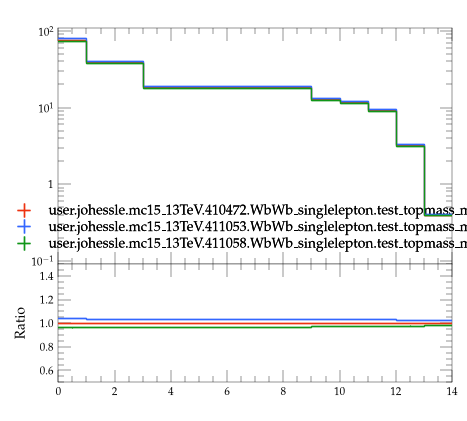

Recreate this plot in Python.
#! /usr/bin/env python3

# This Python script was auto-generated using YODA v2.1.2.
# Analysis object: /WbWb_singlelepton/cutflow
# Timestamp: 07-08-2026 (09:26:44)

import matplotlib as mpl
import matplotlib.pyplot as plt
mpl.use('Agg') # comment out for interactive use
import os
import numpy as np
from numpy import nan, inf

plotDir = os.path.split(os.path.realpath(__file__))[0]
if 'YODA_USER_PLOT_PATH' in globals():
    plot_outdir = globals()['YODA_USER_PLOT_PATH']
else:
    plot_outdir = plotDir

#plot style
plt.style.use(os.path.join(plotDir, '../default.mplstyle'))
# plot metadata
figW, figH = plt.rcParams['figure.figsize']
ax_xLabel = ''
ax_yLabel = ''
ax_title  = ''
ax_xScale = 'linear'
ax_yScale = 'log'
xLims = (0.0, 14.0)
yLims = (0.09000000000000001, 110.00000000000001)

# TeX-friendly labels for the legend
labels = {
  'legend' : ([ r"user.johessle.mc15\_13TeV.410472.WbWb\_singlelepton.test\_topmass\_mppui", r"user.johessle.mc15\_13TeV.411053.WbWb\_singlelepton.test\_topmass\_mppui", r"user.johessle.mc15\_13TeV.411058.WbWb\_singlelepton.test\_topmass\_mppui" ], r""),
}

# Adjust canvas width and height
canvasW = 10.0
canvasH = 9.0
figW *= canvasW/10.
figH *= canvasH/9.

# Create figure and axis objects
fig, (ax, ratio0_ax) = plt.subplots(2, 1, sharex=True,
                  figsize=(figW,figH), gridspec_kw={'height_ratios': (6.0, 3.0)})

# Set figure margins
plt.subplots_adjust(
    left   = 1.0 * plt.rcParams['figure.subplot.left'],
    right  = 1.0 * plt.rcParams['figure.subplot.right'],
    top    = 1.0 * plt.rcParams['figure.subplot.top'],
    bottom = 1.0 * plt.rcParams['figure.subplot.bottom'])

ratio0_ax.yaxis.set_major_locator(mpl.ticker.MultipleLocator(0.2))
ratio0_ax.set_ylim(0.5, 1.4999)
ratio0_ax.set_ylabel('Ratio')

# the numerical data is stored in a separate file
dataf = dict()
prefix = os.path.split(__file__)[0]
if prefix:    prefix = prefix + '/'
exec(open(prefix+'cutflow__data.py').read(), dataf)


legend_handles = dict() # keep track of handles for the legend

# style options for curves
# starts at zorder>=5 to draw curve on top of legend
styles = {
  'user.johessle.mc15_13TeV.410472.WbWb_singlelepton.test_topmass_mppui.yoda': {
    'color' : '#EE3311',
    'linestyle' : '-',
    'lineopacity' : 1.0,
    'linewidth' : 1,
    'marker' : 'none',
    'markersize' : 2,
    'capsize' : 0.0,
    'zorder' : 5,
    'histstyle' : 1,
    'drawstyle' : 'steps-pre',
    'xerrorbars' : 1,
    'yerrorbars' : 1,
    'fillcolor' : None,
    'fillopacity' : 1.0,
    'ratio0_linestyle' : '-',
    'ratio0_lineopacity' : 1.0,
    'ratio0_linewidth' : 1,
    'ratio0_marker' : 'none',
    'ratio0_markersize' : 2,
    'ratio0_capsize' : 0.0,
    'ratio0_zorder' : 5,
    'ratio0_histstyle' : 1,
    'ratio0_drawstyle' : 'steps-pre',
    'ratio0_xerrorbars' : 1,
    'ratio0_yerrorbars' : 1,
  },
  'user.johessle.mc15_13TeV.411053.WbWb_singlelepton.test_topmass_mppui.yoda': {
    'color' : '#3366FF',
    'linestyle' : '-',
    'lineopacity' : 1.0,
    'linewidth' : 1,
    'marker' : 'none',
    'markersize' : 2,
    'capsize' : 0.0,
    'zorder' : 6,
    'histstyle' : 1,
    'drawstyle' : 'steps-pre',
    'xerrorbars' : 1,
    'yerrorbars' : 1,
    'fillcolor' : None,
    'fillopacity' : 1.0,
    'ratio0_linestyle' : '-',
    'ratio0_lineopacity' : 1.0,
    'ratio0_linewidth' : 1,
    'ratio0_marker' : 'none',
    'ratio0_markersize' : 2,
    'ratio0_capsize' : 0.0,
    'ratio0_zorder' : 6,
    'ratio0_histstyle' : 1,
    'ratio0_drawstyle' : 'steps-pre',
    'ratio0_xerrorbars' : 1,
    'ratio0_yerrorbars' : 1,
  },
  'user.johessle.mc15_13TeV.411058.WbWb_singlelepton.test_topmass_mppui.yoda': {
    'color' : '#109618',
    'linestyle' : '-',
    'lineopacity' : 1.0,
    'linewidth' : 1,
    'marker' : 'none',
    'markersize' : 2,
    'capsize' : 0.0,
    'zorder' : 7,
    'histstyle' : 1,
    'drawstyle' : 'steps-pre',
    'xerrorbars' : 1,
    'yerrorbars' : 1,
    'fillcolor' : None,
    'fillopacity' : 1.0,
    'ratio0_linestyle' : '-',
    'ratio0_lineopacity' : 1.0,
    'ratio0_linewidth' : 1,
    'ratio0_marker' : 'none',
    'ratio0_markersize' : 2,
    'ratio0_capsize' : 0.0,
    'ratio0_zorder' : 7,
    'ratio0_histstyle' : 1,
    'ratio0_drawstyle' : 'steps-pre',
    'ratio0_xerrorbars' : 1,
    'ratio0_yerrorbars' : 1,
  },
}

# curve from input yoda files in main panel
for label, yvals in dataf['yvals'].items():
    if all(np.isnan(v) for v in dataf['yvals'][label]):
        continue
    tmp = None
    if styles[label]['histstyle']: # draw as histogram
        xpos = dataf['xedges'][label] if styles[label]['drawstyle'] else dataf['xpoints'][label]
        ypos = np.insert(yvals, 0, yvals[0]) if styles[label]['drawstyle'] else yvals
        if styles[label]['fillcolor']: # fill area below curve
            ax.fill_between(xpos, ypos, step='pre',
                            color=styles[label]['fillcolor'],
                            alpha=styles[label]['fillopacity'])
        tmp, = ax.plot(xpos, ypos,
                       color=styles[label]['color'],
                       linestyle=styles[label]['linestyle'],
                       alpha=styles[label]['lineopacity'],
                       linewidth=styles[label]['linewidth'],
                       drawstyle=styles[label]['drawstyle'], solid_joinstyle='miter',
                       zorder=styles[label]['zorder'], label=label)
    tmp = ax.errorbar(dataf['xpoints'][label], yvals,
                      xerr=np.array(dataf['xerrs'][label])*styles[label]['xerrorbars'],
                      yerr=np.array(dataf['yerrs'][label])*styles[label]['yerrorbars'],
                      fmt=styles[label]['marker'], capsize=styles[label]['capsize'],
                      alpha=styles[label]['lineopacity'],
                      markersize=styles[label]['markersize'],
                      ecolor=styles[label]['color'],
                      color=styles[label]['color'], zorder=styles[label]['zorder'])
    tmp[-1][0].set_linestyle(styles[label]['linestyle'])
    tmp[-1][0].set_linewidth(styles[label]['linewidth'])
    if label in dataf['add_legend_handle']:  legend_handles[label] = tmp
    for varLabel in dataf['variation_yvals'].keys():
        if varLabel.startswith(label):
            tmp, = ax.plot(dataf['xedges'][label], dataf['variation_yvals'][varLabel],
                           color=styles[label]['color'],
                           linestyle=styles[label]['linestyle'],
                           linewidth=styles[label]['linewidth'],
                           drawstyle='steps-pre', solid_joinstyle='miter',
                           zorder=styles[label]['zorder'], alpha=0.5)


# plots on ratio panel
# curve from input yoda files in ratio panel
for label, yvals in dataf['ratio0_yvals'].items():
    if all(np.isnan(v) for v in yvals):
        continue
    if styles[label]['ratio0_histstyle']: # plot as histogram
        xpos = dataf['xedges']['user.johessle.mc15_13TeV.410472.WbWb_singlelepton.test_topmass_mppui.yoda'] if styles[label]['ratio0_drawstyle'] else dataf['xpoints']['user.johessle.mc15_13TeV.410472.WbWb_singlelepton.test_topmass_mppui.yoda']
        ypos = np.insert(yvals, 0, yvals[0]) if styles[label]['ratio0_drawstyle'] else yvals
        ratio0_ax.plot(xpos, ypos,
                       color=styles[label]['color'],
                       linewidth=styles[label]['linewidth'],
                       linestyle=styles[label]['ratio0_linestyle'],
                       alpha=styles[label]['ratio0_lineopacity'],
                       drawstyle=styles[label]['ratio0_drawstyle'], zorder=styles[label]['zorder'],
                       solid_joinstyle='miter')
    tmp = ratio0_ax.errorbar(dataf['xpoints']['user.johessle.mc15_13TeV.410472.WbWb_singlelepton.test_topmass_mppui.yoda'], yvals,
                             xerr=np.array(dataf['ref_xerrs'])*styles[label]['ratio0_xerrorbars'],
                             yerr=np.array(dataf['ratio0_yerrs'][label])*styles[label]['ratio0_yerrorbars'],
                             fmt=styles[label]['ratio0_marker'], capsize=styles[label]['ratio0_capsize'],
                             alpha=styles[label]['ratio0_lineopacity'],
                             markersize=styles[label]['ratio0_markersize'],
                             ecolor=styles[label]['color'],
                             color=styles[label]['color'])
    tmp[-1][0].set_linestyle(styles[label]['ratio0_linestyle'])
    tmp[-1][0].set_linewidth(styles[label]['ratio0_linewidth'])

    for varlabel in dataf['ratio0_variation_vals'].keys():
        if varlabel.startswith(label):
            ratio0_ax.plot(dataf['xedges']['user.johessle.mc15_13TeV.410472.WbWb_singlelepton.test_topmass_mppui.yoda'],
                            dataf['ratio0_variation_vals'][varlabel],
                            color=styles[label]['color'],
                            linestyle=styles[label]['linestyle'],
                            linewidth=styles[label]['linewidth'],
                            drawstyle='steps-pre', solid_joinstyle='miter',
                            zorder=1, alpha=0.5)

legend_items = list(legend_handles.values())
ax.add_artist(ax.legend(legend_items,
                        labels['legend'][0],
                        title=labels['legend'][1],
                        alignment='left',
                        loc='lower center',
                        bbox_to_anchor=(0.5, 0.0)))

# set plot metadata as defined above
ratio0_ax.set_xlabel(ax_xLabel)
ratio0_ax.xaxis.set_label_coords(1., -0.15)
ax.set_ylabel(ax_yLabel, ha='right', va='top')
ax.yaxis.set_label_coords(-0.11, 1.0)
ax.set_title(ax_title, loc='left')
ax.set_xscale(ax_xScale)
ax.set_yscale(ax_yScale)
ratio0_ax.set_yscale('linear')
ax.set_xlim(xLims)
ax.set_ylim(yLims)

# tick formatting
plt.rcParams['xtick.top'] = True
plt.rcParams['ytick.right'] = True
ax.yaxis.set_major_locator(mpl.ticker.LogLocator(base=10.0, numticks=np.inf))
ax.yaxis.set_minor_locator(mpl.ticker.LogLocator(
                           base=10.0, subs=np.arange(0.1, 1, 0.1), numticks=np.inf))
fig.align_ylabels((ax, ratio0_ax))
plt.savefig(os.path.join(plot_outdir, 'cutflow.pdf'), format='PDF')
plt.savefig(os.path.join(plot_outdir, 'cutflow.png'), format='PNG')

plt.close(fig)
